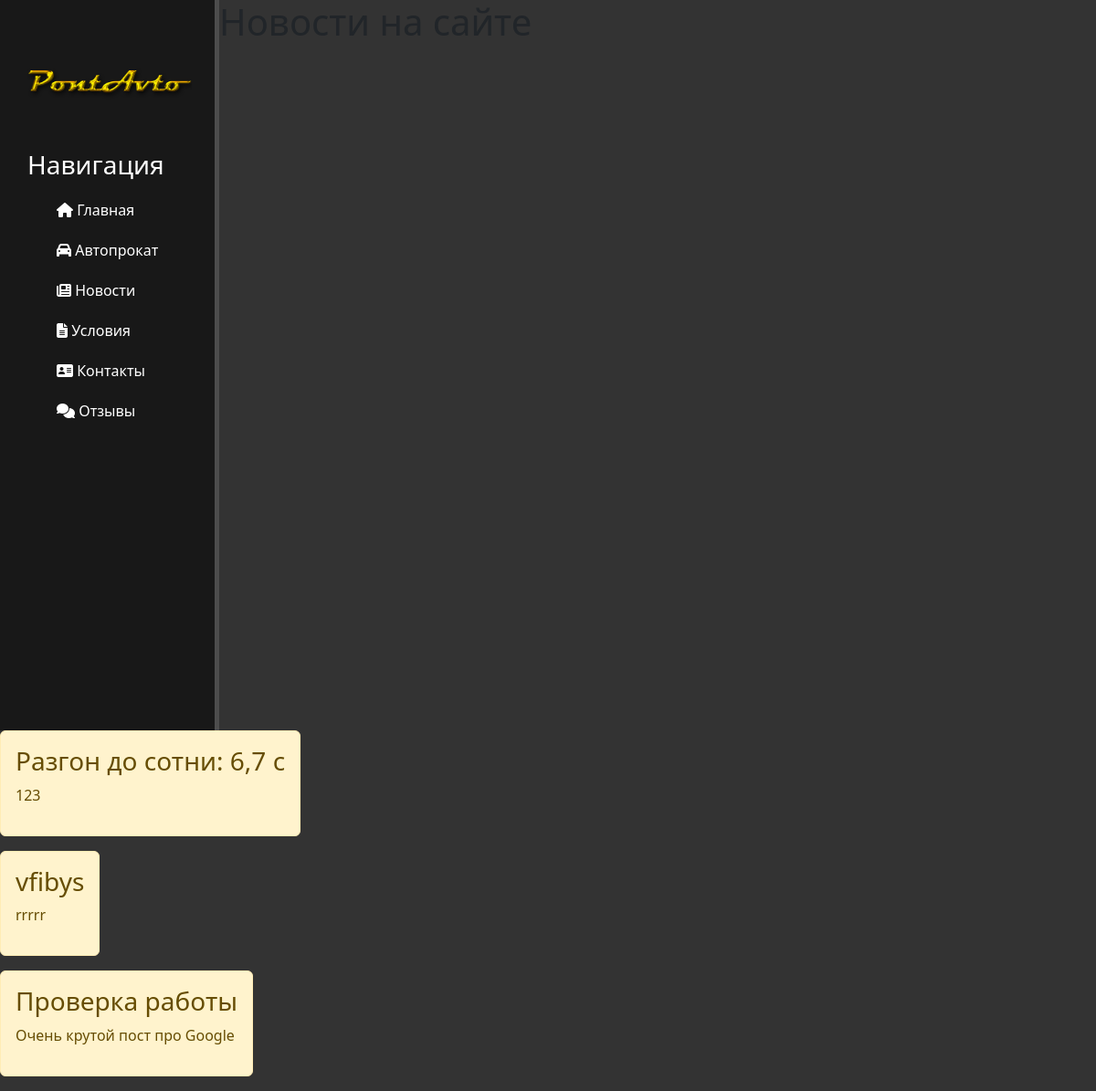
The page /news/ on the database as committed earlier.
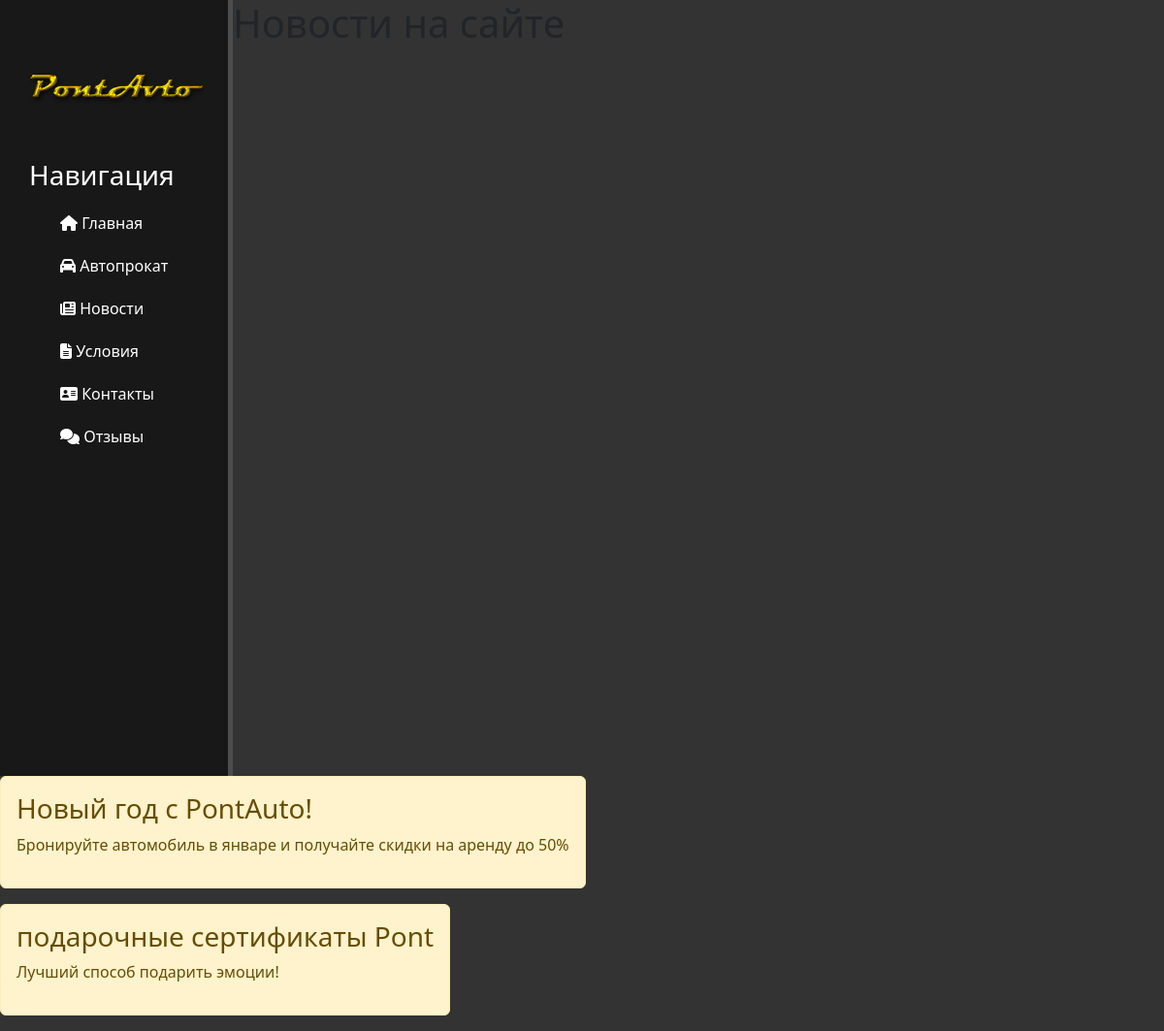
The same page on the database as committed later.
### news/models.py (models this page shows, shortened)
class Artiles(models.Model):
    title = models.CharField('Название', max_length=50)
    anons = models.CharField('Анонс', max_length=250)
    full_text = models.TextField('Статья')
    date = models.DateTimeField('Дата публикации')
    class Meta:
        verbose_name = 'Новость'
        verbose_name_plural = 'Новости'

### news/views.py (the view)
# urls.py: path('', views.news_home, name='news_home')
def news_home(request):
    news = Artiles.objects.order_by('-date')
    return render(request, 'news/news_home.html', {'news': news})

### news/templates/news/news_home.html (shortened to what this page needs)
{% extends 'main/layout.html' %}
{% block content %}
    <div class=features">
       <h1>Новости на сайте</h1>
       {% for el in news %}
           <div class="alert alert-warning">
               <h3>{{ el.title }}</h3>
               <p>{{ el.anons }}</p>
           </div>
       {% endfor %}
    </div>
{% endblock %}

### main/templates/main/layout.html (shortened to what this page needs)
{% load static %}
<!doctype html>
<html lang="ru">
<head>
    <link rel="stylesheet" href="https://cdn.jsdelivr.net/npm/bootstrap@5.2.3/dist/css/bootstrap.min.css">
    <link rel="stylesheet" href="{% static 'main/css/main.css' %}">
</head>
<body>
  <aside>
      <img src="{% static 'main/img/pontauto2.jpg.png' %}" alt = "Лого">
      <h3>Навигация</h3>
      <ul>
           <a href="{% url 'home' %}"><li><i class="fa-solid fa-house"></i> Главная</li></a>
           <a href="{% url 'rental' %}"><li><i class="fa-solid fa-car"></i> Автопрокат</li></a>
          <a href=" {% url 'news_home' %}"><li><i class="fa-solid fa-newspaper"></i> Новости</li></a>
           <a href="{% url 'conditions' %}"><li><i class="fa-sharp fa-solid fa-file-lines"></i> Условия</li></a>
           <a href=" {% url 'contacts' %}"><li><i class="fa-solid fa-address-card"></i> Контакты</li></a>
           <a href=" {% url 'reviews' %}"><li><i class="fa-solid fa-comments"></i> Отзывы</li></a>
      </ul>
  </aside>
   <main>
    {% block content %}
    {% endblock %}
  </main>
</body>
</html>

### main/static/main/css/main.css (style rules this page uses)
body { background: #333; overflow: scroll; }
aside { float: left; background: #181818; width: 20%; padding: 2.5%; height: 100vh; color: #fff; border-right: 5px solid #4d4d4d; }
aside img { width: 180px; margin-right: 100px; position: relative; top: -10px; }
aside h3 { margin-top: -10px; font-size: 28px; }
aside ul { list-style: none }
aside ul li { color: #fff; display: block; margin-top: 20px; transition: transform .6s ease; }
.alert-warning { float: left; clear: both; width: 400px margin: 20px 34%; text-align: left; }

### main/templates/main/layout.html (style rules this page uses)
a { text-decoration: none; }

Rows that differ between the two databases and show on the page:
removed Artiles: title "Проверка работы", anons "Очень крутой пост про Google"
changed Artiles: title "Разгон до сотни: 6,7 с" → "Новый год с PontAuto!"; anons "123" → "Бронируйте автомобиль в январе и получайте скидки на аренду до 50%"
changed Artiles: title "vfibys" → "подарочные сертификаты Pont"; anons "rrrrr" → "Лучший способ подарить эмоции!"
